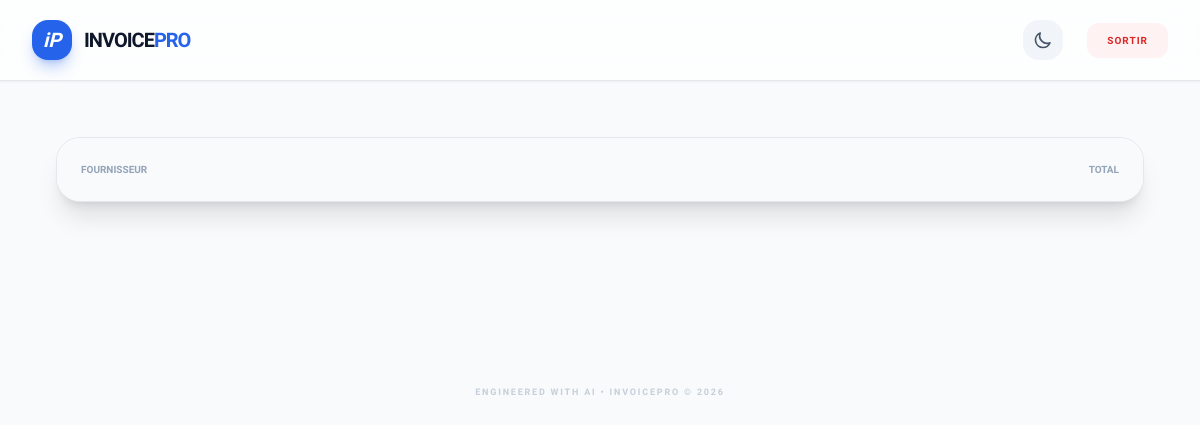
Page / (signed in) on the earlier database version.
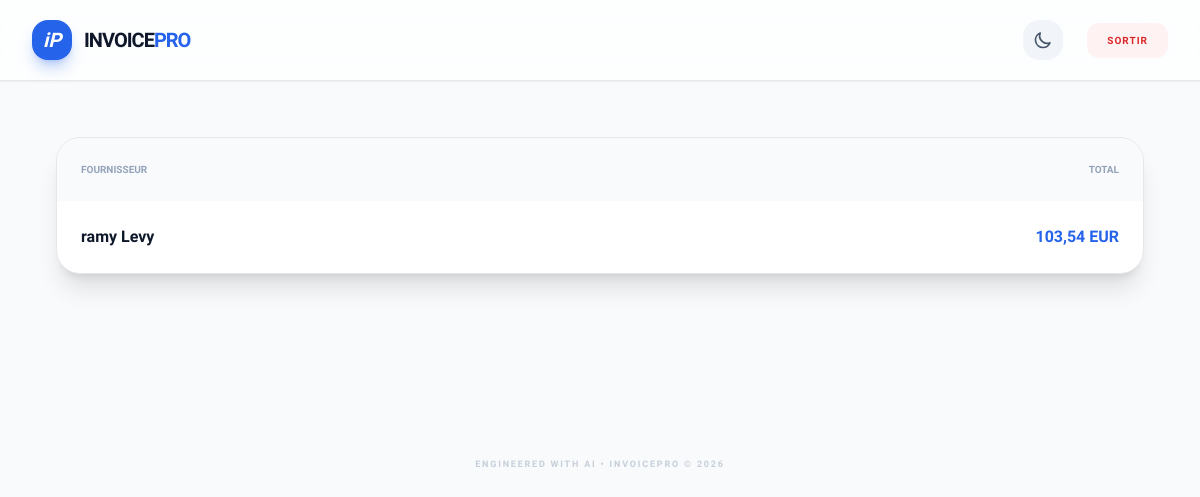
Same page on the later database version.
### extractor/models.py (models this page shows, shortened)
class Invoice(models.Model):
    user = models.ForeignKey(User, on_delete=models.CASCADE, related_name="invoices")
    supplier = models.CharField(max_length=255)
    date = models.DateField()
    total_ttc = models.DecimalField(max_digits=10, decimal_places=2)
    currency = models.CharField(max_length=10, default="EUR")
    tva = models.DecimalField(max_digits=10, decimal_places=2, null=True, blank=True)
    pdf_file = models.FileField(upload_to='invoices/')
    created_at = models.DateTimeField(auto_now_add=True)
    category = models.CharField(max_length=100, default="Divers")

### extractor/views.py (the view, shortened to what this page needs)
# urls.py: path('', views.upload_invoice, name='upload_invoice'),
@login_required
def upload_invoice(request):
    user_invoices = Invoice.objects.filter(user=request.user).order_by('-date')
    total_ttc = user_invoices.aggregate(Sum('total_ttc'))['total_ttc__sum'] or 0
    return render(request, 'extractor/upload.html', {'invoices': user_invoices, 'total_month': total_ttc})

### extractor/templates/extractor/upload.html (shortened to what this page needs)
{% extends "base.html" %}
{% block content %}
<div x-data="{
    showSplitView: false,
    loading: false,
    editingInvoice: { id: null, supplier: '', items: [], total_ttc: 0, currency: 'EUR', preview_url: '' },
    openSplitView(invoice, items) {
        this.editingInvoice = { ...invoice, items: items };
        this.editingInvoice.preview_url = `/serve-pdf/${invoice.id}/`;
        this.showSplitView = true;
    },
    async save() {
        this.loading = true;
        await fetch('/update-invoice-full/', {
            method: 'POST',
            headers: { 'Content-Type': 'application/json' },
            body: JSON.stringify(this.editingInvoice)
        });
        window.location.reload();
    }
}" class="max-w-7xl mx-auto p-6">
    <div class="bg-white rounded-3xl shadow-xl overflow-hidden border">
        <table class="w-full text-left">
            <thead class="bg-slate-50 text-[10px] font-black uppercase text-slate-400">
                <tr><th class="p-6">Fournisseur</th><th class="p-6 text-right">Total</th></tr>
            </thead>
            <tbody class="divide-y">
                {% for invoice in invoices %}
                <tr class="hover:bg-blue-50 cursor-pointer"
                    @click="openSplitView({
                        id: {{ invoice.id }},
                        supplier: '{{ invoice.supplier|escapejs }}',
                        total_ttc: '{{ invoice.total_ttc }}',
                        currency: '{{ invoice.currency }}'
                    }, [
                    ])">
                    <td class="p-6 font-bold">{{ invoice.supplier }}</td>
                    <td class="p-6 text-right font-black text-blue-600">{{ invoice.total_ttc }} {{ invoice.currency }}</td>
                </tr>
                {% endfor %}
            </tbody>
        </table>
    </div>
</div>
{% endblock %}

Differences in the rows shown:
added Invoice: supplier "ramy Levy", total_ttc "103,54", currency "EUR"
